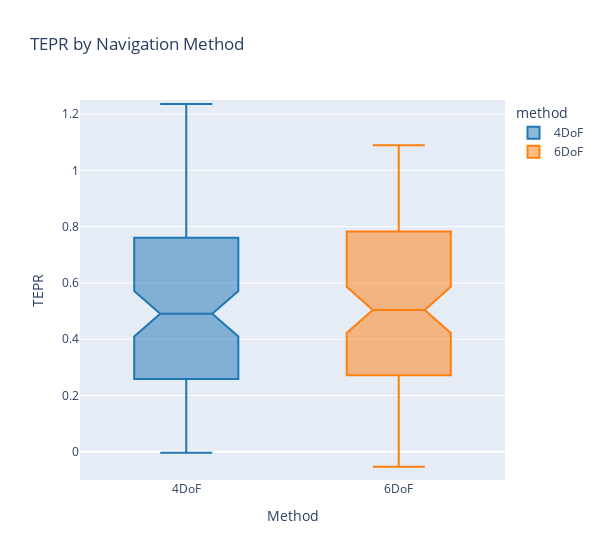

Notebook source saved alongside this figure:
### Code cell
df = tepr.reset_index(level=[0,1,2])
nav_tepr_fig = px.box(df, x='method', y ='adj_pupil', color='method', notched=True, title='TEPR by Navigation Method', color_discrete_sequence=px.colors.qualitative.D3)
nav_tepr_fig.update_yaxes(range=[-0.1,1.25])
nav_tepr_fig.update_layout(
    xaxis_title='Method',
    yaxis_title='TEPR',
    width=600,
)
nav_tepr_fig.show()

### Figure 1 — Plotly figure (JSON) as saved in the notebook; plotly's stock layout.template omitted (floating-point values rounded to 4 significant figures)
{"data": [{"alignmentgroup": "True", "hovertemplate": "method=%{x}<br>adj_pupil=%{y}<extra></extra>", "legendgroup": "4DoF", "marker": {"color": "#1F77B4"}, "name": "4DoF", "notched": true, "offsetgroup": "4DoF", "orientation": "v", "showlegend": true, "type": "box", "x": ["4DoF", "4DoF", "4DoF", "4DoF", "4DoF", "4DoF", "4DoF", "4DoF", "4DoF", "4DoF", "4DoF", "4DoF", "4DoF", "4DoF", "4DoF", "4DoF", "4DoF", "4DoF", "4DoF", "4DoF", "4DoF", "4DoF", "4DoF", "4DoF", "4DoF", "4DoF", "4DoF", "4DoF", "4DoF", "4DoF", "4DoF", "4DoF", "4DoF", "4DoF", "4DoF", "4DoF", "4DoF", "4DoF", "4DoF", "4DoF", "4DoF", "4DoF", "4DoF", "4DoF", "4DoF", "4DoF", "4DoF", "4DoF", "4DoF", "4DoF", "4DoF", "4DoF", "4DoF", "4DoF", "4DoF", "4DoF", "4DoF", "4DoF", "4DoF", "4DoF", "4DoF", "4DoF", "4DoF", "4DoF", "4DoF", "4DoF", "4DoF", "4DoF", "4DoF", "4DoF", "4DoF", "4DoF", "4DoF", "4DoF", "4DoF", "4DoF", "4DoF", "4DoF", "4DoF", "4DoF", "4DoF", "4DoF", "4DoF", "4DoF", "4DoF", "4DoF", "4DoF", "4DoF", "4DoF", "4DoF", "4DoF", "4DoF", "4DoF", "4DoF", "4DoF", "4DoF"], "x0": " ", "xaxis": "x", "y": [0.7919, 1.236, 0.8608, 1.009, 0.6131, 0.3299, 0.3089, 0.4065, 0.7725, 0.8553, 0.8367, 1.04, 0.8293, 0.7494, 0.7496, 0.5388, 0.5789, 0.6077, 0.4398, 0.4039, 0.1296, 0.2624, 0.03944, 0.2067, 1.043, 0.4479, 0.4869, 0.4949, 0.3107, 0.1797, 0.2905, 0.3364, 0.4007, 0.4888, 0.1999, 0.8087, 0.149, 0.1037, 0.05972, 0.07475, 0.74, 0.5638, 0.7202, 0.6111, 0.149, 0.1216, -0.003372, 0.06079, 0.5135, 0.5763, 0.6903, 0.9015, 0.6147, 0.5543, 0.3629, 0.2378, 0.3889, 0.2403, 0.3184, 0.3198, 0.8129, 0.7056, 0.9941, 1.064, 0.5524, 0.2704, 0.1075, 0.06277, 0.8744, 0.9313, 1.06, 0.9666, 0.6419, 0.5498, 0.4923, 0.3876, 0.7196, 0.9735, 0.8969, 0.7948, 0.2238, 0.2553, 0.1399, 0.1103, 0.3975, 0.2468, 0.07163, 0.1963, 0.7928, 0.8203, 0.664, 0.5819, 0.4719, 0.352, 0.3548, 0.4195], "y0": " ", "yaxis": "y"}, {"alignmentgroup": "True", "hovertemplate": "method=%{x}<br>adj_pupil=%{y}<extra></extra>", "legendgroup": "6DoF", "marker": {"color": "#FF7F0E"}, "name": "6DoF", "notched": true, "offsetgroup": "6DoF", "orientation": "v", "showlegend": true, "type": "box", "x": ["6DoF", "6DoF", "6DoF", "6DoF", "6DoF", "6DoF", "6DoF", "6DoF", "6DoF", "6DoF", "6DoF", "6DoF", "6DoF", "6DoF", "6DoF", "6DoF", "6DoF", "6DoF", "6DoF", "6DoF", "6DoF", "6DoF", "6DoF", "6DoF", "6DoF", "6DoF", "6DoF", "6DoF", "6DoF", "6DoF", "6DoF", "6DoF", "6DoF", "6DoF", "6DoF", "6DoF", "6DoF", "6DoF", "6DoF", "6DoF", "6DoF", "6DoF", "6DoF", "6DoF", "6DoF", "6DoF", "6DoF", "6DoF", "6DoF", "6DoF", "6DoF", "6DoF", "6DoF", "6DoF", "6DoF", "6DoF", "6DoF", "6DoF", "6DoF", "6DoF", "6DoF", "6DoF", "6DoF", "6DoF", "6DoF", "6DoF", "6DoF", "6DoF", "6DoF", "6DoF", "6DoF", "6DoF", "6DoF", "6DoF", "6DoF", "6DoF", "6DoF", "6DoF", "6DoF", "6DoF", "6DoF", "6DoF", "6DoF", "6DoF", "6DoF", "6DoF", "6DoF", "6DoF", "6DoF", "6DoF", "6DoF", "6DoF", "6DoF", "6DoF", "6DoF", "6DoF"], "x0": " ", "xaxis": "x", "y": [0.9819, 0.5055, 0.9635, 0.6793, 0.3357, 0.3676, 0.6292, 0.4191, 0.8943, 0.7174, 0.6935, 0.7704, 0.9817, 0.9569, 0.8605, 0.9157, 0.9604, 0.4813, 0.8657, 0.5047, 0.15, 0.05232, 0.008441, 0.342, 0.5564, 0.3755, 0.5417, 0.2743, 0.1481, -0.05314, 0.4818, 0.3007, 0.2975, 0.183, 0.1273, 0.1418, 0.3051, 0.1599, 0.2692, 0.2192, 1.083, 0.91, 0.8184, 0.7141, 0.2075, 0.2912, 0.151, 0.1185, 0.7906, 0.8836, 0.5208, 0.7839, 0.3677, 0.145, 0.504, 0.276, 0.4176, 0.2122, 0.3979, 0.3146, 0.5407, 0.8901, 0.8441, 1.089, 0.663, 0.5962, 0.3635, 0.4893, 0.8752, 0.8091, 0.707, 0.8672, 0.6156, 0.6994, 0.6166, 0.6774, 0.8387, 0.1474, 0.6973, 0.8288, 0.3667, 0.2063, 0.2193, 0.2563, 0.25, 0.5692, 0.2219, 0.2655, 0.7224, 0.7092, 0.8018, 0.7815, 0.4857, 0.333, 0.364, 0.2068], "y0": " ", "yaxis": "y"}], "layout": {"boxmode": "overlay", "legend": {"title": {"text": "method"}, "tracegroupgap": 0}, "title": {"text": "TEPR by Navigation Method"}, "width": 600, "xaxis": {"anchor": "y", "categoryarray": ["4DoF", "6DoF"], "categoryorder": "array", "domain": [0, 1], "title": {"text": "Method"}}, "yaxis": {"anchor": "x", "domain": [0, 1], "range": [-0.1, 1.25], "title": {"text": "TEPR"}}}}
